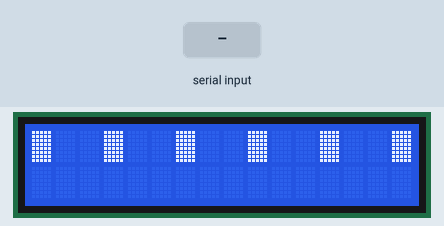
Recording of a sketch running on a simulated Arduino Uno, built with avr-gcc and run on an emulated ATmega328P. Shown: 16×2 character LCD. The inputs (shaded band) are chosen by the test bench.

Above: at 1.2 s.
1.3 s: byte 30 received over Serial
At 4.1 s:
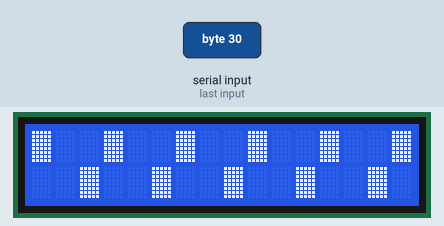
4.3 s: byte 90 received over Serial
At 6.7 s:
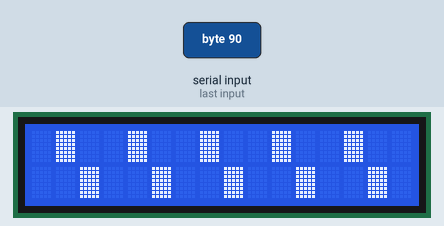
7.3 s: byte 120 received over Serial
At 10.0 s:
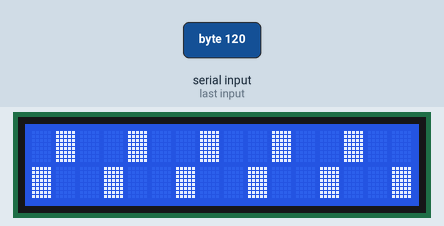
10.3 s: byte 30 received over Serial
At 12.4 s:
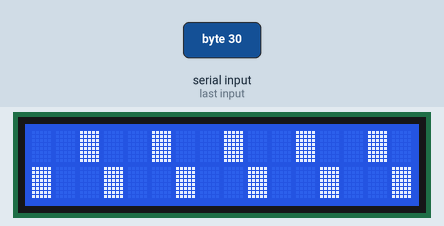
12.9 s: byte 90 received over Serial
15.5 s: byte 120 received over Serial
Timing chart, 0 to 18.5 s (numbered marks = the images above; inputs shaded):
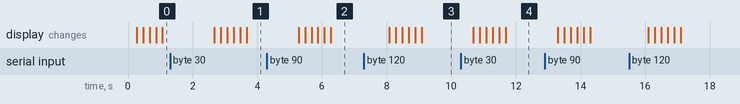

The sketch:

LCD_Serial.ino
```cpp
// USANDO O LCD
// Quinto estudo arduino   -  31/08/2012

// chama a biblioteca do Display
#include <LiquidCrystal.h>
// Instancia como lcd1 e define os pinos usados no arduino para:
// LiquidCrystal(rs, enable, d4, d5, d6, d7)


LiquidCrystal lcd1(8,9,10,11,12,13);
char recebe_entrada_serial;


void setup() {
  Serial.begin(9600);
  lcd1.begin(16,2);
  lcd1.clear();
    }


void loop() {
  recebe_entrada_serial = Serial.read();
   // exibindo dados na entrada seral
  lcd1.println(char(recebe_entrada_serial));
  delay(200);
  }
```
